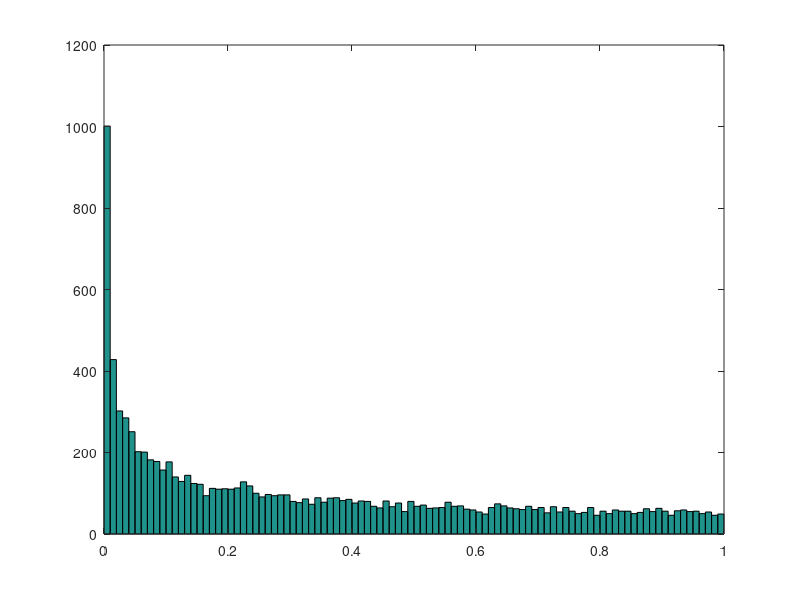

Source code (MATLAB):
% Name:Tommy Lee Truong
% Last Edit:Feb 2 2021
% Program Name: HW 1
clc; clear all; close all;
% for pen and paper problems see pdf scan
%% Q2
A=[diag([2;4;7]),ones(3,2);ones(2,3),zeros(2,2)]
%% Q3
A =randn(5,5)
B =randn(5,5)
% 3a
C =trace(A*B)-trace(B*A)
% 3b
C =(A*B)'-B'*A'
%% Q4
N=10000;
M=20;
x=rand(1,N);
hist(x,M)

% 4a
% The commands seem to have generated a uniform histogram of 20 random values from
% 1 to 10000

%4b
M=100;
N=1e8;
hist(x.^2,M)
% Squaring the function x seem to have produced a logistic histogram.